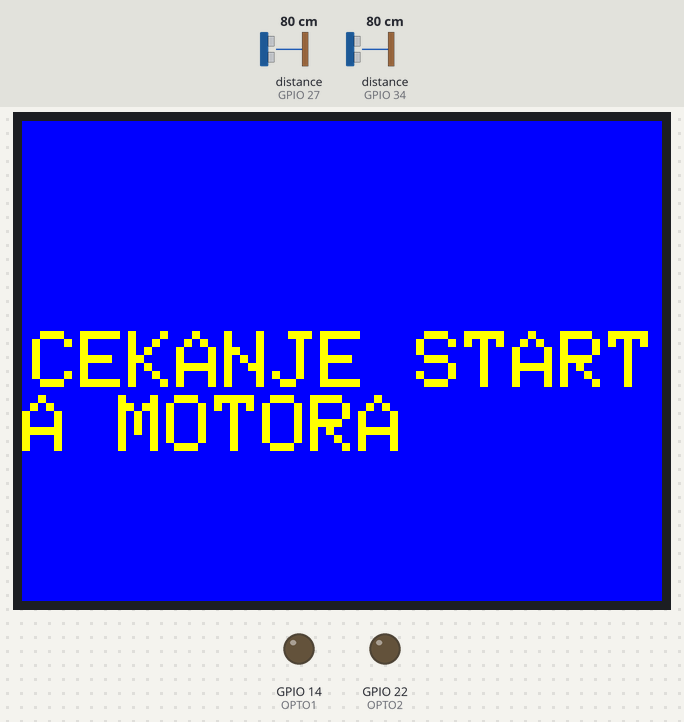
Recording of a sketch running on a simulated ESP32. Parts: 320×240 colour display, output pins drawn as LEDs (lit = HIGH). Wiring (inferred from the names in the program): 2 × ultrasonic range finder: trigger GPIO 2, echo GPIO 27 / trigger GPIO 32, echo GPIO 34. Inputs (shaded band) come from the test bench; at power-on: distance to the obstacle (sensors on GPIO 27, GPIO 34) 80 cm. The echo pulse lasts 58.3 µs per cm; pins used as bus, display or sensor lines are not drawn; what the sketch prints to the serial monitor is not drawn.

Above: at 1.3 s.
1.4 s: distance to the obstacle (sensor on GPIO 27) set to 12 cm
3.2 s: distance to the obstacle (sensor on GPIO 27) set to 9 cm
At 5.7 s:
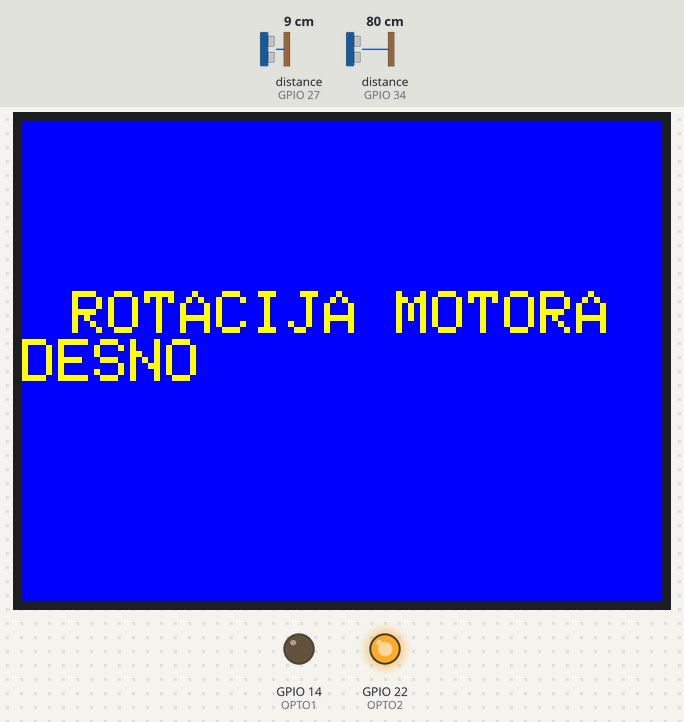
10.4 s: distance to the obstacle (sensor on GPIO 27) set to 18 cm
At 12.5 s:
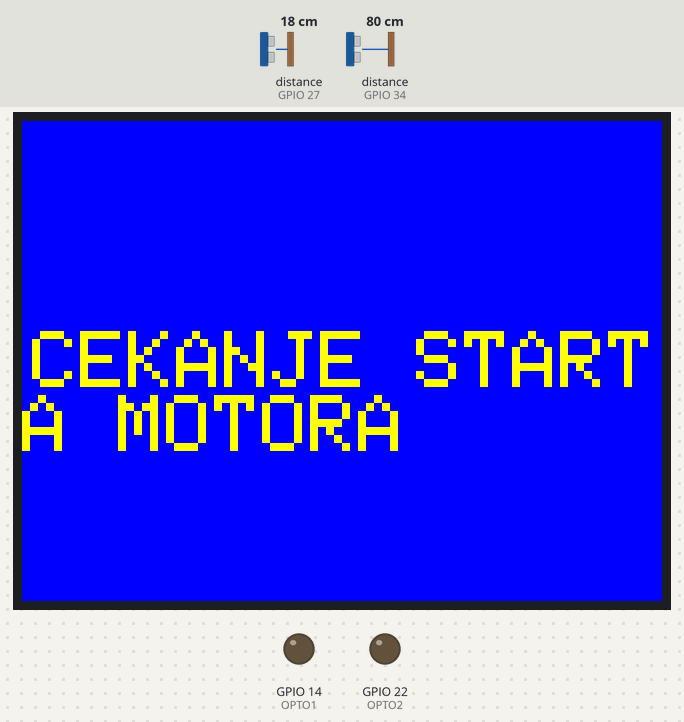
13.1 s: distance to the obstacle (sensor on GPIO 34) set to 2 cm
At 15.2 s:
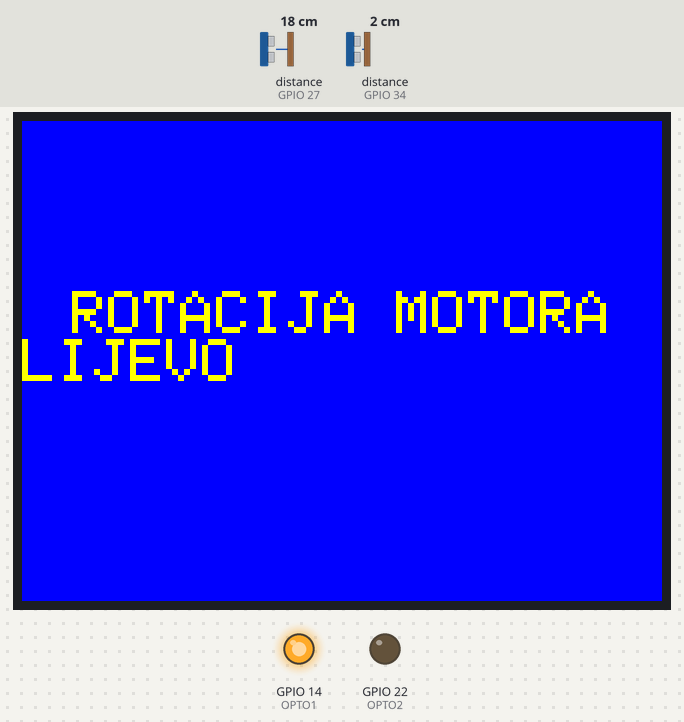
15.5 s: distance to the obstacle (sensor on GPIO 34) set to 9 cm
17.6 s: distance to the obstacle (sensor on GPIO 34) set to 12 cm
At 19.9 s:
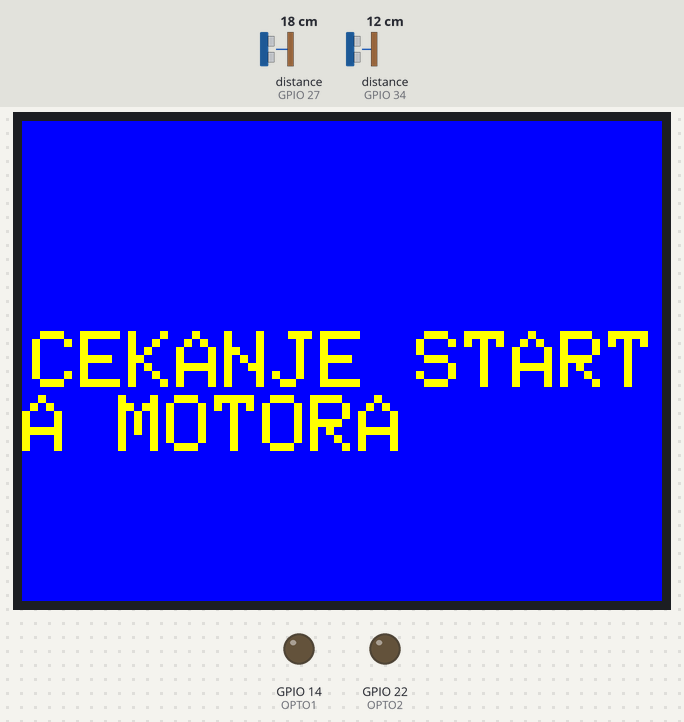
Timing chart, 0 to 21.3 s (numbered marks = the images above; inputs shaded):
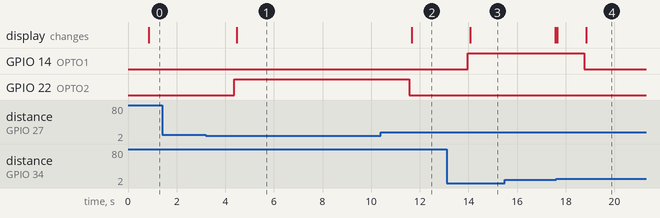

Measured:
- the behaviour switches between 11 and 10 cm on distance to the obstacle (sensor on GPIO 27) (found by bisection; images 0 and 1)
- the behaviour switches between 10 and 11 cm on distance to the obstacle (sensor on GPIO 34) (found by bisection; images 3 and 4)
- after the input at 1.4 s, every drawn part: stays the same
- after the input at 3.2 s, GPIO 22 (OPTO2): LOW → HIGH after 1.2 s; the display: changes after 1.3 s (image 1)
- after the input at 10.4 s, GPIO 22 (OPTO2): HIGH → LOW after 1.2 s; the display: changes after 1.3 s (image 2)
- after the input at 13.1 s, GPIO 14 (OPTO1): LOW → HIGH after 0.87 s; the display: changes after 0.96 s (image 3)
- after the input at 17.6 s, GPIO 14 (OPTO1): HIGH → LOW after 1.2 s; the display: first differs from a run without the input after 1.3 s (image 4)

The sketch:

h_most_VIDIX_projekt.ino
```cpp
#include <Adafruit_ILI9341.h>
#include <Adafruit_GFX.h>
// ILI9341 TFT LCD deklaracija pinova
#define TFT_CS 5
#define TFT_DC 21
// stvaranje objekta ekrana koji će se zvati tft
Adafruit_ILI9341 tft = Adafruit_ILI9341(TFT_CS, TFT_DC);


const int TRIG_PIN1  = 32; //Pin connected to Ultrasonic Sensor's TRIG1 pin
const int ECHO_PIN1  = 34; //Pin connected to Ultrasonic Sensor's ECHO1 pin
const int OPTO1 = 14; // Pinin connected to OPTO izolator 1
const int udaljenost_od_senzora = 10; // centimeters

const int TRIG_PIN2  = 2; // Pin connected to Ultrasonic Sensor's TRIG2 pin
const int ECHO_PIN2  = 27; // Pin connected to Ultrasonic Sensor's ECHO2 pinpin
const int OPTO2 = 22; // Pin connected to OPTO izolator
const int DISTANCE_THRESHOLD2 = 10; // centimeters

// variables will change:
float duration_us1, distance_cm1;
float duration_us2, distance_cm2;

void setup() {
tft.begin(); // inicijalizacija zaslona

  Serial.begin (9600);        // initialize serial port
  pinMode(TRIG_PIN1, OUTPUT);  // set trig pin1 to output mode
  pinMode(ECHO_PIN1, INPUT);   // set echo pin1 to input mode
  pinMode(OPTO1, OUTPUT); // set OPTO1 pin to output mode

  pinMode(TRIG_PIN2, OUTPUT);  // set trig pin2 to output mode
  pinMode(ECHO_PIN2, INPUT);   // set echo pin2 to input mode
  pinMode(OPTO2, OUTPUT); // set OPTO2 pin to output mode
}

void loop() {

  // generate 10-microsecond pulse to TRIG1 pin
  digitalWrite(TRIG_PIN1, HIGH);
  delayMicroseconds(10);
  digitalWrite(TRIG_PIN1, LOW);
  // measure duration of pulse from ECHO1 pin
  duration_us1 = pulseIn(ECHO_PIN1, HIGH);
  // calculate the distance
  distance_cm1 = 0.017 * duration_us1;

 delay(300);

  // generate 10-microsecond pulse to TRIG2 pin
  digitalWrite(TRIG_PIN2, HIGH);
  delayMicroseconds(10);
  digitalWrite(TRIG_PIN2, LOW);
  // measure duration of pulse from ECHO2 pin
  duration_us2 = pulseIn(ECHO_PIN2, HIGH);
  // calculate the distance
  distance_cm2 = 0.017 * duration_us2;
   delay(300);

if (distance_cm1 >= 10 && distance_cm2 >= 10) {       // ako je udaljenost od senzora veća od 10cm

      digitalWrite(OPTO1, LOW);    //
       digitalWrite(OPTO2, LOW);
      tft.setRotation(3); // postavi orijentaciju
tft.fillScreen(ILI9341_BLUE); // boja zaslona
tft.setTextColor(ILI9341_YELLOW); // boja teksta
tft.setCursor(5, 105); // polozaj pocetka ispisa tekst
tft.setTextSize(4); // velicina teksta
tft.print("CEKANJE STARTA MOTORA"); // ispis teksta
    }
     if (distance_cm1 < 10) {                 // Ako se lijevi senzor aktivira prvo
     digitalWrite(OPTO1, HIGH);
    digitalWrite(OPTO2, LOW);
    tft.fillScreen(ILI9341_BLUE); // boja zaslona
    tft.setCursor(25, 85); // polozaj pocetka ispisa tekst
tft.setTextSize(3); // velicina teksta
tft.print("ROTACIJA MOTORA LIJEVO"); // ispis teksta
    }
      if (distance_cm2 < 10) { //Ako se desni senzor aktivira prvo
      digitalWrite(OPTO2, HIGH);
    digitalWrite(OPTO1, LOW);
     tft.fillScreen(ILI9341_BLUE); // boja zaslona
    tft.setCursor(25, 85); // polozaj pocetka ispisa tekst
tft.setTextSize(3); // velicina teksta
tft.print("ROTACIJA MOTORA DESNO"); // ispis teksta
}


   //print the value to Serial Monitor
  Serial.print("Udaljenost od senzora Lijevo ");
  Serial.print(distance_cm1);
   Serial.println(" cm");
    Serial.print("Udaljenost od senzora Desno ");
  Serial.print(distance_cm2);
  Serial.println(" cm");
  delay(500);
}
```
